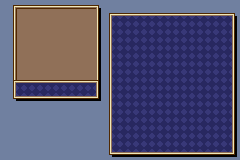

Below is a game level as drawn by its tile map, then a one-line description and the .tmx file that defines it, in full:
An orthogonal 30x20 tile map with 8x8 px tiles, 1 tile layer (Tile Layer 1).

<map version="1.9" tiledversion="1.9.2" orientation="orthogonal" renderorder="right-down" width="30" height="20" tilewidth="8" tileheight="8" infinite="0" nextlayerid="2" nextobjectid="1">
 <tileset firstgid="1" name="BobMenuTiles" tilewidth="8" tileheight="8" tilecount="128" columns="16">
  <image source="../../Image/Png/BobMenuTiles.png" width="128" height="64" />
 </tileset>
 <layer id="1" name="Tile Layer 1" width="30" height="20">
  <data encoding="csv">
1,4,3,3,3,3,3,3,3,3,3,3,2147483652,1,1,1,1,1,1,1,1,1,1,1,1,1,1,1,1,1,
1,37,72,73,73,73,73,73,73,73,73,73,20,4,3,3,3,3,3,3,3,3,3,3,3,3,3,3,3,2147483652,
1,37,71,47,47,47,47,47,47,47,47,47,20,37,2,2,2,2,2,2,2,2,2,2,2,2,2,2,2,20,
1,37,71,47,47,47,47,47,47,47,47,47,20,37,2,2,2,2,2,2,2,2,2,2,2,2,2,2,2,20,
1,37,71,47,47,47,47,47,47,47,47,47,20,37,2,2,2,2,2,2,2,2,2,2,2,2,2,2,2,20,
1,37,71,47,47,47,47,47,47,47,47,47,20,37,2,2,2,2,2,2,2,2,2,2,2,2,2,2,2,20,
1,37,71,47,47,47,47,47,47,47,47,47,20,37,2,2,2,2,2,2,2,2,2,2,2,2,2,2,2,20,
1,37,71,47,47,47,47,47,47,47,47,47,20,37,2,2,2,2,2,2,2,2,2,2,2,2,2,2,2,20,
1,37,71,47,47,47,47,47,47,47,47,47,20,37,2,2,2,2,2,2,2,2,2,2,2,2,2,2,2,20,
1,37,71,47,47,47,47,47,47,47,47,47,20,37,2,2,2,2,2,2,2,2,2,2,2,2,2,2,2,20,
1,77,38,38,38,38,38,38,38,38,38,38,2147483726,37,2,2,2,2,2,2,2,2,2,2,2,2,2,2,2,20,
1,37,2,2,2,2,2,2,2,2,2,2,20,37,2,2,2,2,2,2,2,2,2,2,2,2,2,2,2,20,
1,1073741828,24,24,24,24,24,24,24,24,24,24,25,37,2,2,2,2,2,2,2,2,2,2,2,2,2,2,2,20,
1,1,1,1,1,1,1,1,1,1,1,1,1,37,2,2,2,2,2,2,2,2,2,2,2,2,2,2,2,20,
1,1,1,1,1,1,1,1,1,1,1,1,1,37,2,2,2,2,2,2,2,2,2,2,2,2,2,2,2,20,
1,1,1,1,1,1,1,1,1,1,1,1,1,37,2,2,2,2,2,2,2,2,2,2,2,2,2,2,2,20,
1,1,1,1,1,1,1,1,1,1,1,1,1,37,2,2,2,2,2,2,2,2,2,2,2,2,2,2,2,20,
1,1,1,1,1,1,1,1,1,1,1,1,1,37,2,2,2,2,2,2,2,2,2,2,2,2,2,2,2,20,
1,1,1,1,1,1,1,1,1,1,1,1,1,37,2,2,2,2,2,2,2,2,2,2,2,2,2,2,2,20,
1,1,1,1,1,1,1,1,1,1,1,1,1,1073741828,24,24,24,24,24,24,24,24,24,24,24,24,24,24,24,25
</data>
 </layer>
</map>
